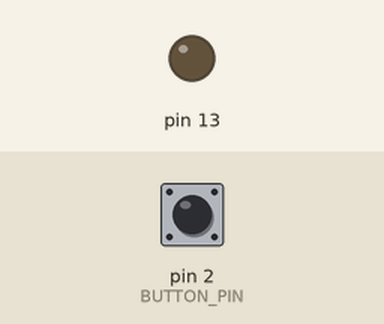
A sketch run on a simulated Arduino Uno, built with avr-gcc and run on an emulated ATmega328P. Parts: output pins drawn as LEDs (lit = HIGH). Dashed ring = blinking. The inputs (shaded band) are chosen by the test bench; at power-on: pin 2 (BUTTON_PIN) LOW.

Above: at 2.7 s.
2.8 s: pin 2 (BUTTON_PIN) pulsed HIGH 5 times (0.12 s each, 0.3 s apart)
At 3.26 s:
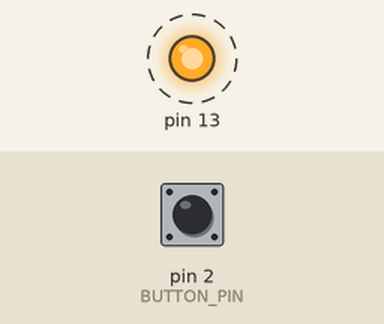
5.8 s: pin 2 (BUTTON_PIN) pulled HIGH for 0.15 s
At 6.5 s:
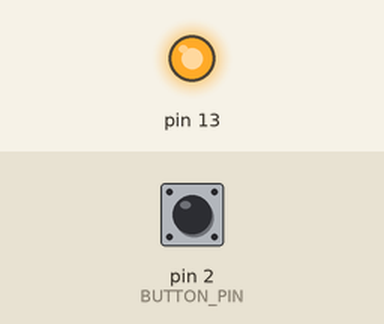
7.4 s: pin 2 (BUTTON_PIN) pulled HIGH for 1 s
At 7.7 s:
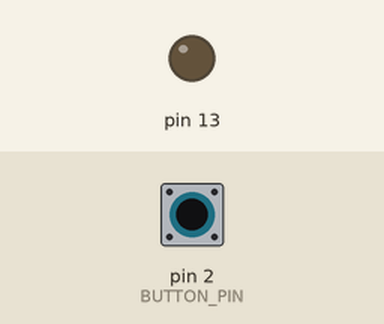
Timing chart, 0 to 10.4 s (numbered marks = the images above; inputs shaded):
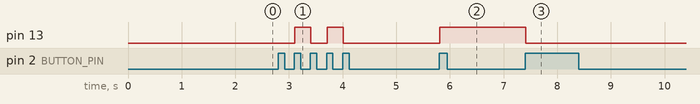

The sketch:

my_uart_server.ino
```cpp
/*
 * Константы
 */
const int BUTTON_PIN = 2;   // Номер пина, к которому подключена кнопка
const int STATE_BLINK = 0;  // Состояние "Моргание"
const int STATE_PWM = 1;    // Состояние "ШИМ"
const int BUTTON_CLICK_DELAY = 10; // Задержка после детектирования нажатия кнопки, миллисекунды

/*
 * Глобальные переменные
 */
int state = STATE_BLINK;    // Текущее состояние системы
int buttonState = LOW;      // Состояние кнопки


void setup() {
  // put your setup code here, to run once:
  Serial.begin(9600);
  pinMode(BUTTON_PIN, INPUT);        // Конфигурация 2го пина как входа (кнопка)
  pinMode(13, OUTPUT);
}

/*
 * Смена текущего состояния системы
 */
void switchState()
{
  if (state == STATE_BLINK) {
    state = STATE_PWM;
    digitalWrite(13, LOW);  // Гасим
  } else {
    state = STATE_BLINK;
    digitalWrite(13, HIGH);  // Зажигаем
  }
}

/*
 * Функция обработки дребезга контактов кнопки
 * "обработанное" значение кнопки - значение, после стабилизации "дребезга",
 * то есть значение, которое возвращает эта функция
 *
 * входной параметр: последнее "обработанное" состяние кнопки
 * выходной параметр: текущее "обработанное" состояние кнопки
 *
 * Если прочитанное состояние пина не равно последнему обработанному состоянию кнопки,
 * то начался "дребезг". Ждем несколько миллисекунд, после этого состояние кнопки должно
 * стабилизироваться. Читаем состояние пина снова, возвращаем прочитанное значение.
 */
int debounce(int last) {
  int current = digitalRead(BUTTON_PIN);
  if (last != current) {
    delay(BUTTON_CLICK_DELAY);
    current = digitalRead(BUTTON_PIN);
  }
  return current;
}


void loop() {

// ------------- Работа с кнопкой --------------------
  // Чтение состояния кнопки
  // buttonStateCurrent - значение кнопки, которое мы читаем сейчас
  // buttonState - значение кнопки, которое установлено ранее
  // Отлавиваем ситуацию, когда "обработанное" значение кнопки меняется с 0 на 1 (или с LOW на HIGH)
  // Только в этом случае меняем "состояние системы".
  int buttonStateCurrent = debounce(buttonState);
  if (buttonState == LOW && buttonStateCurrent == HIGH) { // Переход между состояниями
    switchState();
  }
  buttonState = buttonStateCurrent;

// ------------- Работа с UART --------------------
  // Логика следующая:
  // Пока в буфере уарта есть какие-то байты, читаем все,
  // и если пришел байт запроса состояния от клиента (0x55), то готовимся ему ответить
  bool flag = false;  // Признак того, что принят байт запроса состояния по UART
  while(Serial.available()) {
    if (Serial.read() == 0x55) {
      flag = true;
      break;
    }
  }

  // Если Был принят байт запроса, то нужно ответить клиенту. Отвечаем
  if (flag) {
    // Serial.write(state == STATE_BLINK ? 0x55 : 0xAA); // это эквивалентно следующему:
    int byteToWrite;
    if (state == STATE_BLINK)
      byteToWrite = 0x55;
    else
      byteToWrite = 0xAA;
    Serial.write(byteToWrite);
  }
}
```

Measured:
- after the input at 2.8 s, pin 13: alternates HIGH for 0.30 s and LOW for 0.30 s, 4 changes in all, then stays LOW, starting after 0.31 s
- after the input at 5.8 s, pin 13: LOW → HIGH at once
- after the input at 7.4 s, pin 13: HIGH → LOW at once
